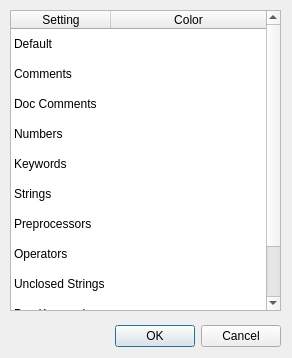
<?xml version="1.0" encoding="UTF-8"?>
<ui version="4.0">
 <class>LexerSettingsDialog</class>
 <widget class="QDialog" name="LexerSettingsDialog">
  <property name="geometry">
   <rect>
    <x>0</x>
    <y>0</y>
    <width>292</width>
    <height>358</height>
   </rect>
  </property>
  <property name="windowTitle">
   <string>Lexer Settings</string>
  </property>
  <widget class="QDialogButtonBox" name="ui_buttonBox">
   <property name="geometry">
    <rect>
     <x>10</x>
     <y>320</y>
     <width>271</width>
     <height>32</height>
    </rect>
   </property>
   <property name="orientation">
    <enum>Qt::Horizontal</enum>
   </property>
   <property name="standardButtons">
    <set>QDialogButtonBox::Cancel|QDialogButtonBox::Ok</set>
   </property>
  </widget>
  <widget class="QTableWidget" name="ui_table">
   <property name="geometry">
    <rect>
     <x>10</x>
     <y>10</y>
     <width>271</width>
     <height>301</height>
    </rect>
   </property>
   <property name="showGrid">
    <bool>false</bool>
   </property>
   <property name="rowCount">
    <number>11</number>
   </property>
   <attribute name="horizontalHeaderStretchLastSection">
    <bool>true</bool>
   </attribute>
   <attribute name="verticalHeaderVisible">
    <bool>false</bool>
   </attribute>
   <row/>
   <row/>
   <row/>
   <row/>
   <row/>
   <row/>
   <row/>
   <row/>
   <row/>
   <row/>
   <row/>
   <column>
    <property name="text">
     <string>Setting</string>
    </property>
   </column>
   <column>
    <property name="text">
     <string>Color</string>
    </property>
   </column>
   <item row="0" column="0">
    <property name="text">
     <string>Default</string>
    </property>
   </item>
   <item row="1" column="0">
    <property name="text">
     <string>Comments</string>
    </property>
   </item>
   <item row="1" column="1">
    <property name="text">
     <string/>
    </property>
   </item>
   <item row="2" column="0">
    <property name="text">
     <string>Doc Comments</string>
    </property>
   </item>
   <item row="2" column="1">
    <property name="text">
     <string/>
    </property>
   </item>
   <item row="3" column="0">
    <property name="text">
     <string>Numbers</string>
    </property>
   </item>
   <item row="3" column="1">
    <property name="text">
     <string/>
    </property>
   </item>
   <item row="4" column="0">
    <property name="text">
     <string>Keywords</string>
    </property>
   </item>
   <item row="4" column="1">
    <property name="text">
     <string/>
    </property>
   </item>
   <item row="5" column="0">
    <property name="text">
     <string>Strings</string>
    </property>
   </item>
   <item row="5" column="1">
    <property name="text">
     <string/>
    </property>
   </item>
   <item row="6" column="0">
    <property name="text">
     <string>Preprocessors</string>
    </property>
   </item>
   <item row="6" column="1">
    <property name="text">
     <string/>
    </property>
   </item>
   <item row="7" column="0">
    <property name="text">
     <string>Operators</string>
    </property>
   </item>
   <item row="7" column="1">
    <property name="text">
     <string/>
    </property>
   </item>
   <item row="8" column="0">
    <property name="text">
     <string>Unclosed Strings</string>
    </property>
   </item>
   <item row="8" column="1">
    <property name="text">
     <string/>
    </property>
   </item>
   <item row="9" column="0">
    <property name="text">
     <string>Doc Keywords</string>
    </property>
   </item>
   <item row="10" column="0">
    <property name="text">
     <string>Doc Numbers</string>
    </property>
   </item>
  </widget>
 </widget>
 <resources/>
 <connections>
  <connection>
   <sender>ui_buttonBox</sender>
   <signal>accepted()</signal>
   <receiver>LexerSettingsDialog</receiver>
   <slot>accept()</slot>
   <hints>
    <hint type="sourcelabel">
     <x>248</x>
     <y>254</y>
    </hint>
    <hint type="destinationlabel">
     <x>157</x>
     <y>274</y>
    </hint>
   </hints>
  </connection>
  <connection>
   <sender>ui_buttonBox</sender>
   <signal>rejected()</signal>
   <receiver>LexerSettingsDialog</receiver>
   <slot>reject()</slot>
   <hints>
    <hint type="sourcelabel">
     <x>316</x>
     <y>260</y>
    </hint>
    <hint type="destinationlabel">
     <x>286</x>
     <y>274</y>
    </hint>
   </hints>
  </connection>
 </connections>
</ui>
